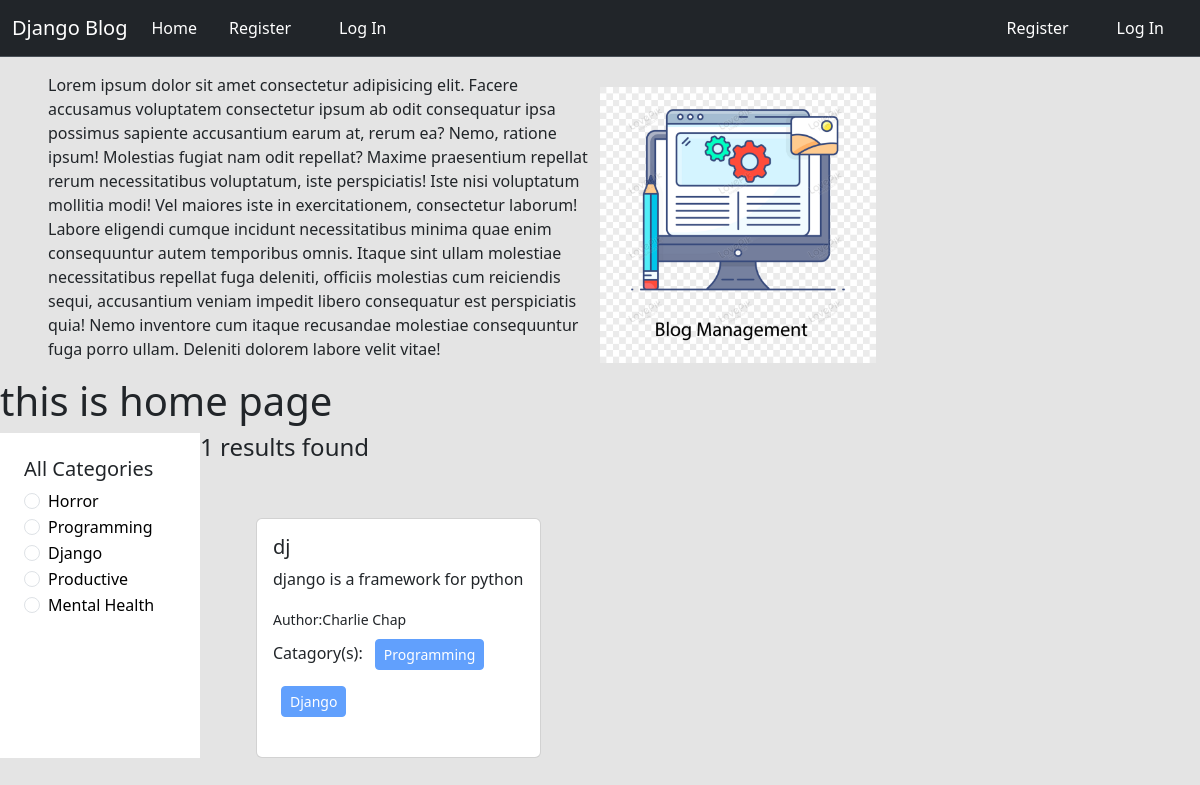
/category/programming/, run on the app's committed database.
### catagories/models.py (models this page shows, shortened)
class Catagory(models.Model):
    name=models.CharField(max_length=100)
    slug=models.SlugField(max_length=100,unique=True,null=True,blank=True)

### post/models.py (models this page shows, shortened)
class Post(models.Model):
    tittle=models.CharField(max_length=50)
    content=models.TextField()
    catagory=models.ManyToManyField(Catagory) #ekta post multiple catagory te thkte pare ekta catagory te multiple post thkte pare
    author=models.ForeignKey(User, on_delete=models.CASCADE) #author delete hoile sob post o delete

### blog_project/views.py (the view)
# urls.py: 2. Add a URL to urlpatterns:  path('', views.home, name='home')
def  home(request,category_slug=None):
    data=Post.objects.all()
    if category_slug is not None:
        category=Catagory.objects.get(slug=category_slug)
        data=Post.objects.filter(catagory=category)
    categories=Catagory.objects.all()
    return render(request,'home.html',{'data':data, 'category':categories})

### templates/home.html
{%extends 'base.html'%} {% block content %}
{% load static %}
<div class="d-flex flex-wrap justify-content-around px-5 pt-3 align-items-center">
<div class="col-6">
  <p>Lorem ipsum dolor sit amet consectetur adipisicing elit. Facere accusamus voluptatem consectetur ipsum ab odit consequatur ipsa possimus sapiente accusantium earum at, rerum ea? Nemo, ratione ipsum! Molestias fugiat nam odit repellat? Maxime praesentium repellat rerum necessitatibus voluptatum, iste perspiciatis! Iste nisi voluptatum mollitia modi! Vel maiores iste in exercitationem, consectetur laborum! Labore eligendi cumque incidunt necessitatibus minima quae enim consequuntur autem temporibus omnis. Itaque sint ullam molestiae necessitatibus repellat fuga deleniti, officiis molestias cum reiciendis sequi, accusantium veniam impedit libero consequatur est perspiciatis quia! Nemo inventore cum itaque recusandae molestiae consequuntur fuga porro ullam. Deleniti dolorem labore velit vitae!</p>
</div>
<div class="col-6">
<img style="width:50%" src="{%static 'header.png'%}" alt="">
</div>
</div>
<h1>this is home page</h1>
<div class="d-flex flex-wrap">
  <div class="col-2 p-4 bg-white">
    <h5>All Categories</h5>
    {% for cat in category %}
    <div class="form-check">
      <input class="form-check-input" type="radio" name="category" id="{{cat.id}} ">
      <label class="form-check-label" for="{{cat.id}}">
        <a class="text-decoration-none text-black" href="{%url 'category_wise_post' cat.slug%}">{{cat.name}}</a>
      </label>
    </div>
    {% endfor %}
  </div>
  <div class="col-10">
    <h4>{{data | length}} results found</h4>
    <div class="d-flex flex-wrap  px-5 pt-5">
      {% for post in data %}
      <div class="col-sm-4">
        <div class="card mx-2">
          <div class="card-body">
            <h5 class="card-title">{{post.tittle}}</h5>
            <p class="card-text">
                {{post.content}}
            </p>
            <small>Author:{{post.author.first_name}} {{post.author.last_name}}</small> <br>
            <p>Catagory(s):
            {% for cat in post.catagory.all %}
            <button class="btn btn-primary btn-sm m-2" disabled>{{cat.name}}</button>
            {% endfor %}
            </p>
          </div>
        </div>
      </div>
      {% endfor %}
    </div>
  </div>
</div>
{% endblock %}

### data on the page
Catagory: name "Horror"
Catagory: name "Programming"
Catagory: name "Django"
Catagory: name "Productive"
Catagory: name "Mental Health"
Post: tittle "dj", content "django is a framework for python", author.first_name "Charlie", author.last_name "Chap"

### other printed values
{{ data | length }} "1"
